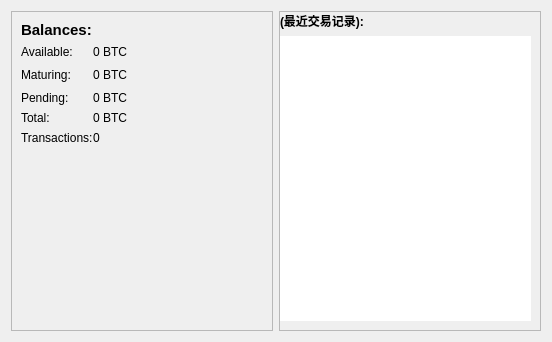
<?xml version="1.0" encoding="UTF-8"?>
<ui version="4.0">
 <class>OverviewPage</class>
 <widget class="QWidget" name="OverviewPage">
  <property name="geometry">
   <rect>
    <x>0</x>
    <y>0</y>
    <width>552</width>
    <height>342</height>
   </rect>
  </property>
  <property name="windowTitle">
   <string>Form</string>
  </property>
  <layout class="QHBoxLayout" name="horizontalLayout" stretch="1,1">
   <item>
    <layout class="QVBoxLayout" name="verticalLayout_2">
     <item>
      <widget class="QFrame" name="frameOverview">
       <property name="frameShape">
        <enum>QFrame::StyledPanel</enum>
       </property>
       <property name="frameShadow">
        <enum>QFrame::Raised</enum>
       </property>
       <layout class="QGridLayout" name="gridLayout_3">
        <property name="horizontalSpacing">
         <number>0</number>
        </property>
        <item row="0" column="0">
         <widget class="QLabel" name="titleBalances">
          <property name="font">
           <font>
            <pointsize>11</pointsize>
            <weight>75</weight>
            <bold>true</bold>
           </font>
          </property>
          <property name="text">
           <string>Balances:</string>
          </property>
         </widget>
        </item>
        <item row="1" column="0">
         <widget class="QLabel" name="titleBalance">
          <property name="text">
           <string>Available:</string>
          </property>
         </widget>
        </item>
        <item row="1" column="1">
         <widget class="QLabel" name="labelBalance">
          <property name="text">
           <string notr="true">0 BTC</string>
          </property>
          <property name="alignment">
           <set>Qt::AlignRight|Qt::AlignTrailing|Qt::AlignVCenter</set>
          </property>
         </widget>
        </item>
        <item row="2" column="0">
         <widget class="QLabel" name="titleMaturing">
          <property name="text">
           <string>Maturing:</string>
          </property>
         </widget>
        </item>
        <item row="2" column="1">
         <widget class="QLabel" name="labelMaturing">
          <property name="text">
           <string notr="true">0 BTC</string>
          </property>
          <property name="alignment">
           <set>Qt::AlignRight|Qt::AlignTrailing|Qt::AlignVCenter</set>
          </property>
         </widget>
        </item>
        <item row="2" column="2">
         <spacer name="horizontalSpacer">
          <property name="orientation">
           <enum>Qt::Horizontal</enum>
          </property>
          <property name="sizeHint" stdset="0">
           <size>
            <width>40</width>
            <height>20</height>
           </size>
          </property>
         </spacer>
        </item>
        <item row="3" column="0">
         <widget class="QLabel" name="titleUnconfirmed">
          <property name="text">
           <string>Pending:</string>
          </property>
         </widget>
        </item>
        <item row="3" column="1">
         <widget class="QLabel" name="labelUnconfirmed">
          <property name="text">
           <string notr="true">0 BTC</string>
          </property>
          <property name="alignment">
           <set>Qt::AlignRight|Qt::AlignTrailing|Qt::AlignVCenter</set>
          </property>
         </widget>
        </item>
        <item row="4" column="0">
         <widget class="QLabel" name="titleTotal">
          <property name="text">
           <string>Total:</string>
          </property>
         </widget>
        </item>
        <item row="4" column="1">
         <widget class="QLabel" name="labelTotal">
          <property name="text">
           <string>0 BTC</string>
          </property>
          <property name="alignment">
           <set>Qt::AlignRight|Qt::AlignTrailing|Qt::AlignVCenter</set>
          </property>
         </widget>
        </item>
        <item row="5" column="0">
         <widget class="QLabel" name="titleNumTransactions">
          <property name="text">
           <string>Transactions:</string>
          </property>
         </widget>
        </item>
        <item row="5" column="1">
         <widget class="QLabel" name="labelNumTransactions">
          <property name="text">
           <string>0</string>
          </property>
          <property name="alignment">
           <set>Qt::AlignLeading|Qt::AlignLeft|Qt::AlignVCenter</set>
          </property>
         </widget>
        </item>
        <item row="6" column="0">
         <spacer name="verticalSpacer">
          <property name="orientation">
           <enum>Qt::Vertical</enum>
          </property>
          <property name="sizeHint" stdset="0">
           <size>
            <width>20</width>
            <height>40</height>
           </size>
          </property>
         </spacer>
        </item>
       </layout>
      </widget>
     </item>
    </layout>
   </item>
   <item>
    <layout class="QVBoxLayout" name="verticalLayout_3">
     <item>
      <widget class="QFrame" name="frame_2">
       <property name="frameShape">
        <enum>QFrame::StyledPanel</enum>
       </property>
       <property name="frameShadow">
        <enum>QFrame::Raised</enum>
       </property>
       <layout class="QVBoxLayout" name="verticalLayout">
        <property name="leftMargin">
         <number>0</number>
        </property>
        <property name="topMargin">
         <number>0</number>
        </property>
        <item>
         <widget class="QLabel" name="titleTx">
          <property name="text">
           <string>&lt;html&gt;&lt;head/&gt;&lt;body&gt;&lt;p&gt;&lt;span style=&quot; font-weight:600;&quot;&gt;(最近交易记录):&lt;/span&gt;&lt;/p&gt;&lt;/body&gt;&lt;/html&gt;</string>
          </property>
         </widget>
        </item>
        <item>
         <widget class="QListView" name="listTransactions">
          <property name="frameShape">
           <enum>QFrame::NoFrame</enum>
          </property>
          <property name="verticalScrollBarPolicy">
           <enum>Qt::ScrollBarAlwaysOff</enum>
          </property>
          <property name="horizontalScrollBarPolicy">
           <enum>Qt::ScrollBarAlwaysOff</enum>
          </property>
         </widget>
        </item>
       </layout>
      </widget>
     </item>
    </layout>
   </item>
  </layout>
 </widget>
 <resources/>
 <connections/>
</ui>
